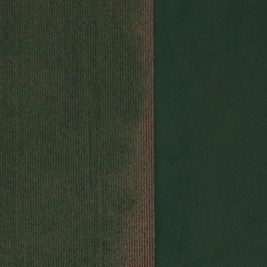
#> input picture RGB_Images/Test_1_RGB.jpg, 267 x 267 px, shrunk from 512 x 512 before the run, found by its file name
$ python Combined_Analysis_NDVI_NIR.py
#> lines starting #> are read from the running program, lines starting #| are printed output that depends on the picture; after the words box and inside, x2 and y2 are one past the last pixel; in counts of white or black regions, pixels touching at a corner belong together
### VARI.py
from PIL import Image
import numpy as np
import matplotlib.pyplot as plt
import os
import pandas as pd
from datetime import datetime

# ========== Configuration ==========
output_folder = 'vari_outputs_date'
csv_path = 'vari_analysis_date.csv'

os.makedirs(output_folder, exist_ok=True)

def compute_vari_and_save(img_path='test2.jpg'):
#> called with img_path = 'RGB_Images\\Test_1_RGB.jpg'
    if not os.path.exists(img_path):
        print(f"❌ Error: Image '{img_path}' not found.")
        return

    # === Load RGB image ===
    rgb_img = Image.open(img_path).convert('RGB')
#> rgb_img is the input picture: PIL image 267x267 RGB; mean R, G, B 47.6, 58.3, 43.7
    rgb = np.asarray(rgb_img).astype(float)

    red = rgb[..., 0]
    green = rgb[..., 1]
    blue = rgb[..., 2]

    # === Compute VARI ===
    vari = (green - red) / (green + red - blue + 1e-5)

    # === Plot and Save Heatmap ===
    '''plt.figure(figsize=(8, 6))
    plt.imshow(vari, cmap='RdYlGn', vmin=-1, vmax=1)
    plt.colorbar(label='VARI')
    plt.title('VARI Heatmap')
    plt.axis('off')
    plt.show()'''

    # === Save Heatmap as Image ===
    vari_scaled = ((vari + 1) / 2 * 255).astype(np.uint8)
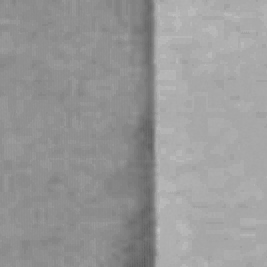
#> vari_scaled: shape (267, 267); min 89, max 194, mean 152.3
    vari_image = Image.fromarray(vari_scaled)
    output_image_name = f"vari_{os.path.splitext(os.path.basename(img_path))[0]}.png"
    output_image_path = os.path.join(output_folder, output_image_name)
    vari_image.save(output_image_path)

    # === Reload for Consistency ===
    vari_scaled = np.array(Image.open(output_image_path).convert('L')).astype(float)
    vari = (vari_scaled / 255.0) * 2 - 1

    # === Compute Statistics ===
    mean_vari = np.mean(vari)
#> mean_vari = 0.195
    total_pixels = vari.size
#> total_pixels = 71289
    healthy = (vari > 0.5)
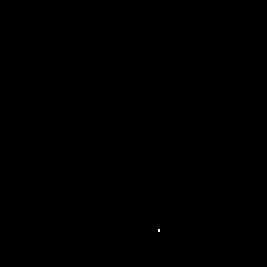
#> healthy: shape (267, 267) bool; 0.01% white in thin lines or dots, all inside (x1, y1, x2, y2) = (158, 229, 160, 232)
    moderate = (vari > 0.2) & (vari <= 0.5)
#> moderate: shape (267, 267) bool; 41.9% white; 50 white regions (49 under 20 px), largest, box (x1, y1, x2, y2) and area: (154, 0, 267, 267) 29763
    sparse = (vari >= 0.0) & (vari <= 0.2)
#> sparse: shape (267, 267) bool; 51.4% white; 52 black regions (49 under 20 px), largest, box (x1, y1, x2, y2) and area: (154, 0, 267, 267) 29769, (118, 0, 156, 267) 4751, (113, 254, 120, 262) 23
    barren = (vari < 0.0)
#> barren: shape (267, 267) bool; 6.7% white; 2 white regions, box (x1, y1, x2, y2) and area: (118, 0, 156, 267) 4751, (113, 254, 120, 262) 23

    upload_datetime = datetime.now().strftime("%Y-%m-%d %H:%M:%S")

    stats = {
        "DateTime": upload_datetime,
        "Image Name": os.path.basename(img_path),
        "Mean VARI": mean_vari,
        "Healthy (%)": (np.sum(healthy) / total_pixels) * 100,
        "Moderate (%)": (np.sum(moderate) / total_pixels) * 100,
        "Sparse (%)": (np.sum(sparse) / total_pixels) * 100,
        "Non-Vegetated (%)": (np.sum(barren) / total_pixels) * 100
    }

    # === Save to CSV ===
    df_new = pd.DataFrame([stats])
#> df_new = table of 1 rows and 7 columns
    if os.path.exists(csv_path):
        df_existing = pd.read_csv(csv_path)
        df_combined = pd.concat([df_existing, df_new], ignore_index=True)
    else:
        df_combined = df_new
#> df_combined = table of 1 rows and 7 columns
    df_combined.to_csv(csv_path, index=False)

    # === Console Report ===
    print(f"\n📊 VARI Analysis for Image: {os.path.basename(img_path)}")
    print(f"Date and Time of Processing: {upload_datetime}")
    print(f"Mean VARI: {mean_vari:.3f}")
#| Mean VARI: 0.195
    print(f"- Healthy Vegetation (>0.5): {stats['Healthy (%)']:.2f}%")
#| - Healthy Vegetation (>0.5): 0.01%
    print(f"- Moderate Vegetation (0.2–0.5): {stats['Moderate (%)']:.2f}%")
#| - Moderate Vegetation (0.2–0.5): 41.90%
    print(f"- Sparse Vegetation (0–0.2): {stats['Sparse (%)']:.2f}%")
#| - Sparse Vegetation (0–0.2): 51.39%
    print(f"- Non-Vegetated (<0): {stats['Non-Vegetated (%)']:.2f}%")
#| - Non-Vegetated (<0): 6.70%
    print(f"✅ VARI image saved to: {output_image_path}")
    print(f"✅ Analysis results updated in: {csv_path}")
pass

# [2 lines that do not run on import are left out]

### NDVI.py
from PIL import Image
import numpy as np
import os
import pandas as pd
from datetime import datetime

def compute_ndvi_from_images(
        rgb_image_path,
        nir_image_path,
        output_folder='ndvi_outputs_date',
        csv_path='ndvi_analysis_date.csv'
    ):
    """
    Computes NDVI from a single RGB image and a NIR image.
    Saves the NDVI heatmap, computes statistics, and updates the CSV log.
    """
#> called with nir_image_path = 'NIR_Images\\Test_1_NIR.jpg', output_folder = 'ndvi_outputs_date', csv_path = 'ndvi_analysis_date.csv'

    os.makedirs(output_folder, exist_ok=True)

    if not os.path.exists(rgb_image_path):
        print(f"❌ RGB image '{rgb_image_path}' not found.")
        return
    if not os.path.exists(nir_image_path):
        print(f"❌ NIR image '{nir_image_path}' not found.")
        return

    # === Load RGB and NIR images ===
    rgb_img = Image.open(rgb_image_path).convert('RGB')
    nir_img = Image.open(nir_image_path).convert('L')
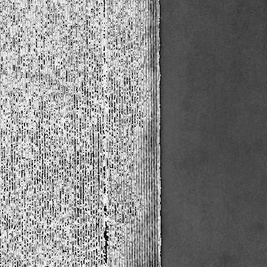
#> input picture NIR_Images/Test_1_NIR.jpg, 267 x 267 px, shrunk from 512 x 512 before the run, found by its file name
#> nir_img is the input picture: PIL image 267x267 L; min 0, max 255, mean 133.6

    red = np.asarray(rgb_img)[..., 0].astype(float) / 255.0
    nir = np.asarray(nir_img).astype(float) / 255.0

    # === Compute NDVI ===
    ndvi = (nir - red) / (nir + red + 1e-5)
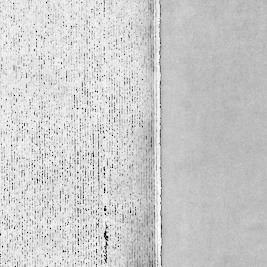
#> ndvi: shape (267, 267) float64; min -1, max 0.775, mean 0.424; drawn with min black and max white

    # === Scale to 0–255 and save image ===
    ndvi_scaled = ((ndvi + 1) / 2 * 255).astype(np.uint8)
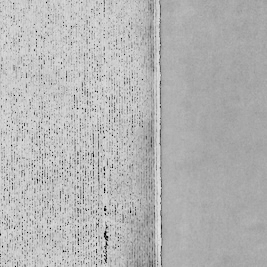
#> ndvi_scaled: shape (267, 267); min 0, max 226, mean 181.1
    ndvi_image = Image.fromarray(ndvi_scaled)

    base_name = os.path.splitext(os.path.basename(rgb_image_path))[0]
    output_image_name = f"{base_name}_ndvi.png"
    output_image_path = os.path.join(output_folder, output_image_name)
    ndvi_image.save(output_image_path)

    # === Rescale for consistent analysis ===
    ndvi = (ndvi_scaled / 255.0) * 2 - 1

    # === Compute statistics ===
    mean_ndvi = np.mean(ndvi)
#> mean_ndvi = 0.42
    total_pixels = ndvi.size
#> total_pixels = 71289
    healthy = (ndvi > 0.6)
#> healthy: shape (267, 267) bool; 17.8% white in thin lines or dots, all inside (x1, y1, x2, y2) = (0, 0, 161, 267)
    moderate = (ndvi > 0.2) & (ndvi <= 0.6)
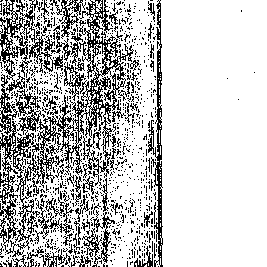
#> moderate: shape (267, 267) bool; 77.1% white; black in thin lines or dots
    sparse = (ndvi >= 0.0) & (ndvi <= 0.2)
#> sparse: shape (267, 267) bool; 3% white in thin lines or dots
    barren = (ndvi < 0.0)
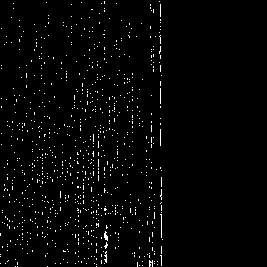
#> barren: shape (267, 267) bool; 2.2% white in thin lines or dots, all inside (x1, y1, x2, y2) = (0, 1, 163, 267)

    upload_datetime = datetime.now().strftime("%Y-%m-%d %H:%M:%S")

    stats = {
        "DateTime": upload_datetime,
        "RGB Image": os.path.basename(rgb_image_path),
        "NIR Image": os.path.basename(nir_image_path),
        "NDVI Image": output_image_name,
        "Mean NDVI": mean_ndvi,
        "Healthy (%)": (np.sum(healthy) / total_pixels) * 100,
        "Moderate (%)": (np.sum(moderate) / total_pixels) * 100,
        "Sparse (%)": (np.sum(sparse) / total_pixels) * 100,
        "Non-Vegetated (%)": (np.sum(barren) / total_pixels) * 100
    }

    # === Update CSV ===
    df_new = pd.DataFrame([stats])
#> df_new = table of 1 rows and 9 columns
    if os.path.exists(csv_path):
        df_existing = pd.read_csv(csv_path)
        df_combined = pd.concat([df_existing, df_new], ignore_index=True)
    else:
        df_combined = df_new
#> df_combined = table of 1 rows and 9 columns

    df_combined.to_csv(csv_path, index=False)

    # === Console Report ===
    print(f"\n📊 NDVI Analysis for {os.path.basename(rgb_image_path)} and {os.path.basename(nir_image_path)}:")
    print(f"Date and Time of Processing: {upload_datetime}")
    print(f"Mean NDVI: {mean_ndvi:.3f}")
#| Mean NDVI: 0.420
    print(f"- Healthy Vegetation (>0.6): {stats['Healthy (%)']:.2f}%")
#| - Healthy Vegetation (>0.6): 17.82%
    print(f"- Moderate Vegetation (0.2–0.6): {stats['Moderate (%)']:.2f}%")
#| - Moderate Vegetation (0.2–0.6): 77.06%
    print(f"- Sparse Vegetation (0–0.2): {stats['Sparse (%)']:.2f}%")
#| - Sparse Vegetation (0–0.2): 2.95%
    print(f"- Non-Vegetated (<0): {stats['Non-Vegetated (%)']:.2f}%")
#| - Non-Vegetated (<0): 2.17%
    print(f"✅ Saved NDVI image to: {output_image_path}")
    print(f"✅ Analysis results updated in: {csv_path}")

# [2 lines that do not run on import are left out]

### Combined_Analysis_NDVI_NIR.py
from PIL import Image
import numpy as np
from matplotlib.colors import ListedColormap
import os
import pandas as pd
import glob
import matplotlib.pyplot as plt
import matplotlib.gridspec as gridspec
from VARI import compute_vari_and_save
from NDVI import compute_ndvi_from_images

def combined_ndvi_vari_analysis(rgb_image_path, nir_image_path,
                                ndvi_folders=None, vari_folder=None,
                                ndvi_threshold=0.55, vari_threshold=0.175):
    """
    Performs combined NDVI and VARI analysis using RGB and NIR images.
    Returns the matplotlib figure for embedding in GUI.
    """
    # Set base folder explicitly
    base_folder = r"S:\RVCE\4th_sem\MCP\PBL\Display"
    base_name = os.path.splitext(os.path.basename(rgb_image_path))[0]

    # Run NDVI and VARI computations
    compute_vari_and_save(rgb_image_path)
#| Mean VARI: 0.195
#| - Healthy Vegetation (>0.5): 0.01%
#| - Moderate Vegetation (0.2–0.5): 41.90%
#| - Sparse Vegetation (0–0.2): 51.39%
#| - Non-Vegetated (<0): 6.70%
    compute_ndvi_from_images(rgb_image_path, nir_image_path)
#| Mean NDVI: 0.420
#| - Healthy Vegetation (>0.6): 17.82%
#| - Moderate Vegetation (0.2–0.6): 77.06%
#| - Sparse Vegetation (0–0.2): 2.95%
#| - Non-Vegetated (<0): 2.17%

    # Auto-find NDVI/VARI output folders
    if ndvi_folders is None:
        ndvi_folders = sorted(glob.glob(os.path.join(base_folder, "ndvi_output*")), reverse=True)
    if vari_folder is None:
        vari_folder = os.path.join(base_folder, "vari_outputs_date")

    if not ndvi_folders:
        print("No NDVI output folder found.")
        return None

    ndvi_folder = ndvi_folders[0]

    # Validate folder existence
    if not os.path.exists(ndvi_folder):
        print(f"NDVI folder does not exist: {ndvi_folder}")
        return None
    if not os.path.exists(vari_folder):
        print(f"VARI folder does not exist: {vari_folder}")
        return None

    # Debug: list files in folder
    print("Files in NDVI folder:", os.listdir(ndvi_folder))
    print("Files in VARI folder:", os.listdir(vari_folder))

    # Auto-find NDVI and VARI image paths
    def find_image(folder, base_name, indicator):
        for file in os.listdir(folder):
            fname = file.lower()
            if fname == f"{indicator}_{base_name.lower()}.png" or \
               fname == f"{base_name.lower()}_{indicator}.png":
                return os.path.join(folder, file)
        return None

    ndvi_img_path = find_image(ndvi_folder, base_name, "ndvi")
    vari_img_path = find_image(vari_folder, base_name, "vari")

    if ndvi_img_path is None:
        print(f"NDVI image for {base_name} not found in {ndvi_folder}.")
        return None
    if vari_img_path is None:
        print(f"VARI image for {base_name} not found in {vari_folder}.")
        return None

    # Load CSV stats
    ndvi_csv_path = os.path.join(base_folder, "ndvi_analysis_date.csv")
    if not os.path.exists(ndvi_csv_path):
        print(f"NDVI CSV not found: {ndvi_csv_path}")
        return None

    # Load grayscale images
    ndvi_img = Image.open(ndvi_img_path).convert('L')
    vari_img = Image.open(vari_img_path).convert('L')
    ndvi_array = np.array(ndvi_img) / 255.0
    vari_array = np.array(vari_img) / 255.0

    # Load CSV stats
    ndvi_df = pd.read_csv(ndvi_csv_path)
    ndvi_stats = ndvi_df.iloc[-1]

    # Combined mask generation
    combined_mask = np.zeros_like(ndvi_array)
    combined_mask[(ndvi_array >= ndvi_threshold) & (vari_array >= vari_threshold)] = 1
    combined_mask[(ndvi_array >= ndvi_threshold) & (vari_array < vari_threshold)] = 2

    # Create ONE figure
    fig, axs = plt.subplots(1, 3, figsize=(12, 4), dpi=150)

    # ---------- NDVI Plot ----------
    im1 = axs[0].imshow(ndvi_array, cmap='RdYlGn', vmin=0, vmax=1)
    axs[0].set_title(f"NDVI: {os.path.basename(ndvi_img_path)}", fontsize=10)
    axs[0].axis('off')
    fig.colorbar(im1, ax=axs[0], fraction=0.046, pad=0.04)

    # ---------- Combined NDVI + VARI Plot ----------
    cmap_combined = ListedColormap(['red', 'green', 'blue'])
    im_combined = axs[1].imshow(combined_mask, cmap=cmap_combined, vmin=0, vmax=2)
    axs[1].set_title("NDVI + VARI Combined", fontsize=10)
    axs[1].axis('off')
    cbar_combined = fig.colorbar(im_combined, ax=axs[1], ticks=[0, 1, 2], fraction=0.046, pad=0.04)
    cbar_combined.ax.set_yticklabels(['Non-Veg', 'Healthy', 'Potential Stress'], fontsize=7)

    # ---------- Histogram ----------
    axs[2].hist(ndvi_array.flatten(), bins=50, alpha=0.5, label='NDVI', color='green')
    axs[2].hist(vari_array.flatten(), bins=50, alpha=0.5, label='VARI', color='orange')
    axs[2].axvline(ndvi_threshold, color='green', linestyle='--', label='NDVI Threshold')
    axs[2].axvline(vari_threshold, color='orange', linestyle='--', label='VARI Threshold')
    axs[2].set_title("Threshold Histogram", fontsize=10)
    axs[2].set_xlabel("Value", fontsize=8)
    axs[2].set_ylabel("Pixel Count", fontsize=8)
    axs[2].tick_params(axis='both', which='major', labelsize=7)
    axs[2].legend(fontsize=6, loc='upper left')

    plt.tight_layout(pad=1.0)
    return fig

if __name__ == "__main__":
    compute_vari_and_save(r"RGB_Images\Test_1_RGB.jpg")
    compute_ndvi_from_images(r"S:\RVCE\4th_sem\MCP\PBL\Display\RGB_Images\Test_1_RGB.jpg",
                             r"NIR_Images\Test_1_NIR.jpg")
    combined_ndvi_vari_analysis(r"RGB_Images\Test_1_RGB.jpg", r"NIR_Images\Test_1_NIR.jpg")
